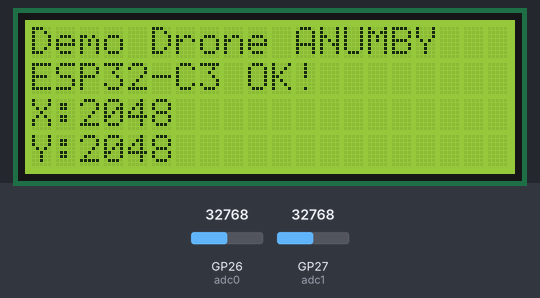
Bench run of a program on a simulated Raspberry Pi Pico running MicroPython. Shown: 20×4 character LCD. Inputs (shaded band) come from the test bench; at power-on: GP26 (adc0) = 32768, GP27 (adc1) = 32768 (analog values on the 0–65535 scale).

Above: at 2.2 s.
2.3 s: GP26 (adc0) set to 45874
At 4.2 s:
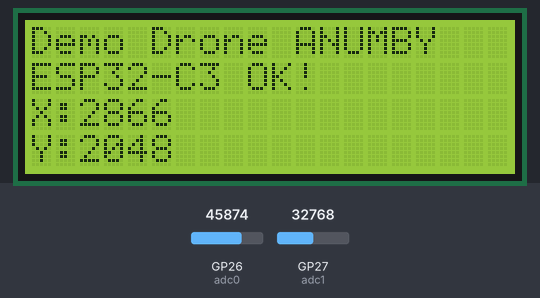
4.5 s: GP27 (adc1) set to 45874
At 6.2 s:
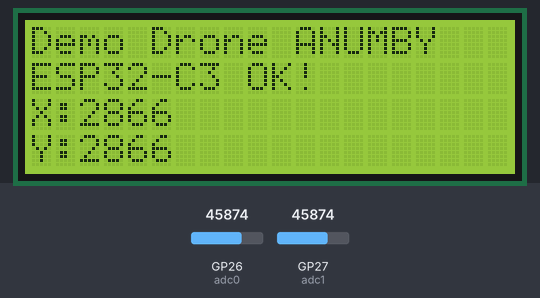
6.5 s: GP26 (adc0) set to 57670
At 8.3 s:
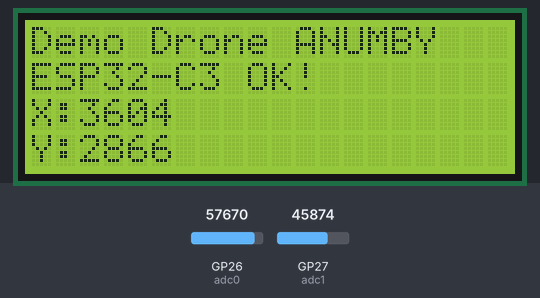
8.6 s: GP27 (adc1) set to 57670
At 10.3 s:
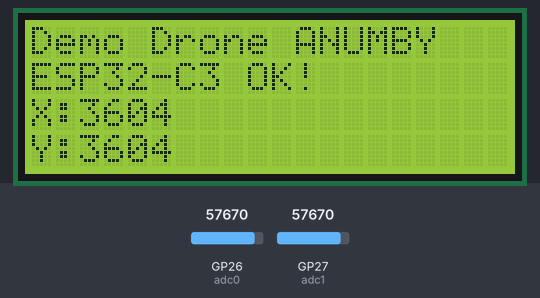
10.6 s: GP26 (adc0) set to 65535
At 12.3 s:
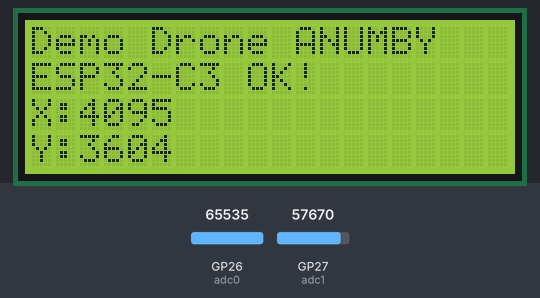
12.6 s: GP27 (adc1) set to 65535
At 14.5 s:
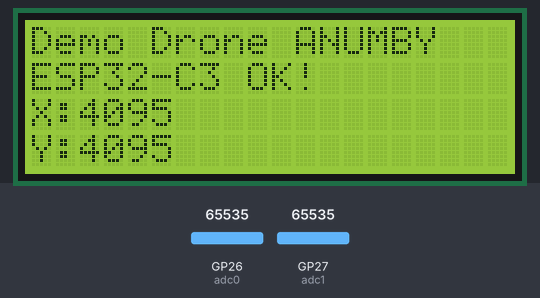
Timing chart, 0 to 15.6 s (numbered marks = the images above; inputs shaded):
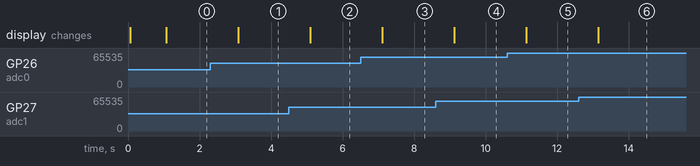

The program:

main.py
```python
import time
from machine import I2C, Pin, ADC
from LCD_Display import LcdApi, I2CLcd

"""LCD Section"""
i2c = I2C(0, sda=Pin(8), scl=Pin(9), freq=400000)
lcd = I2CLcd(i2c, 0x27, 4, 20)

lcd.putstr("Demo Drone ANUMBY")
lcd.move_to(0, 1)
lcd.putstr("ESP32-C3 OK!")


# init ADC
adc0 = ADC(0, atten=ADC.ATTN_11DB)
adc1 = ADC(1, atten=ADC.ATTN_11DB)


lcd.topdata("Demo Drone ANUMBY") #Starts the top data line
time.sleep(1)

while True:
    # Lire ADC
    val0 = adc0.read()
    val1 = adc1.read()
    lcd.move_to(0, 2)
    lcd.putstr("X:" + str(val0))
    lcd.move_to(0, 3)
    lcd.putstr("Y:" + str(val1))
    time.sleep(1)
```

LCD_Display.py
```python
from machine import I2C
from time import sleep_ms


class LcdApi:
    """The following constant names were lifted from the avrlib lcd.h
    header file, however, the definitions were changed from bit numbers to bit masks."""

    # LCD controller command set
    LCD_CLR = 0x01              # DB0: clear display
    LCD_HOME = 0x02             # DB1: return to home position

    LCD_ENTRY_MODE = 0x04       # DB2: set entry mode
    LCD_ENTRY_INC = 0x02        # --DB1: increment
    LCD_ENTRY_SHIFT = 0x01      # --DB0: shift

    LCD_ON_CTRL = 0x08          # DB3: turn lcd/cursor on
    LCD_ON_DISPLAY = 0x04       # --DB2: turn display on
    LCD_ON_CURSOR = 0x02        # --DB1: turn cursor on
    LCD_ON_BLINK = 0x01         # --DB0: blinking cursor

    LCD_MOVE = 0x10             # DB4: move cursor/display
    LCD_MOVE_DISP = 0x08        # --DB3: move display (0-> move cursor)
    LCD_MOVE_RIGHT = 0x04       # --DB2: move right (0-> left)

    LCD_FUNCTION = 0x20         # DB5: function set
    LCD_FUNCTION_8BIT = 0x10    # --DB4: set 8BIT mode (0->4BIT mode)
    LCD_FUNCTION_2LINES = 0x08  # --DB3: two lines (0->one line)
    LCD_FUNCTION_10DOTS = 0x04  # --DB2: 5x10 font (0->5x7 font)
    LCD_FUNCTION_RESET = 0x30   # See "Initializing by Instruction" section

    LCD_CGRAM = 0x40            # DB6: set CG RAM address
    LCD_DDRAM = 0x80            # DB7: set DD RAM address

    LCD_RS_CMD = 0
    LCD_RS_DATA = 1

    LCD_RW_WRITE = 0
    LCD_RW_READ = 1

    def __init__(self, num_lines, num_columns):
        """Sets the LCD to a maximum of 4 lines & 20 columns, may need to change to 2 & 16 depending on your model."""
        self.num_lines = num_lines
        if self.num_lines > 4:
            self.num_lines = 4
        self.num_columns = num_columns
        if self.num_columns > 20:
            self.num_columns = 20

        self.cursor_x = 0
        self.cursor_y = 0
        self.backlight = True
        self.display_off()
        self.backlight_on()
        self.clear()
        self.hal_write_command(self.LCD_ENTRY_MODE | self.LCD_ENTRY_INC)
        self.hide_cursor()
        self.display_on()

    def clear(self):
        """Clears the LCD display and moves the cursor to the top left corner."""
        self.hal_write_command(self.LCD_CLR)
        self.hal_write_command(self.LCD_HOME)
        self.cursor_x = 0
        self.cursor_y = 0

    def show_cursor(self):
        """Causes the cursor to be made visible."""
        self.hal_write_command(self.LCD_ON_CTRL | self.LCD_ON_DISPLAY |
                               self.LCD_ON_CURSOR)

    def hide_cursor(self):
        """Causes the cursor to be hidden."""
        self.hal_write_command(self.LCD_ON_CTRL | self.LCD_ON_DISPLAY)

    def blink_cursor_on(self):
        """Turns on the cursor, and makes it blink."""
        self.hal_write_command(self.LCD_ON_CTRL | self.LCD_ON_DISPLAY |
                               self.LCD_ON_CURSOR | self.LCD_ON_BLINK)

    def blink_cursor_off(self):
        """Turns on the cursor, and makes it no blink (i.e. be solid)."""
        self.hal_write_command(self.LCD_ON_CTRL | self.LCD_ON_DISPLAY |
                               self.LCD_ON_CURSOR)

    def display_on(self):
        """Turns on (i.e. unblanks) the LCD."""
        self.hal_write_command(self.LCD_ON_CTRL | self.LCD_ON_DISPLAY)

    def display_off(self):
        """Turns off (i.e. blanks) the LCD."""
        self.hal_write_command(self.LCD_ON_CTRL)

    def backlight_on(self):
        """Turns the backlight on.
        This isn't really an LCD command, but some modules have backlight
        controls, so this allows the hal to pass through the command."""
        self.backlight = True
        self.hal_backlight_on()

    def backlight_off(self):
        """Turns the backlight off.
        This isn't really an LCD command, but some modules have backlight
        controls, so this allows the hal to pass through the command. """
        self.backlight = False
        self.hal_backlight_off()

    def move_to(self, cursor_x, cursor_y):
        """Moves the cursor position to the indicated position. The cursor
        position is zero based (i.e. cursor_x == 0 indicates first column). """
        self.cursor_x = cursor_x
        self.cursor_y = cursor_y
        addr = cursor_x & 0x3f
        if cursor_y & 1:
            addr += 0x40    # Lines 1 & 3 add 0x40
        if cursor_y & 2:
            addr += 0x14    # Lines 2 & 3 add 0x14
        self.hal_write_command(self.LCD_DDRAM | addr)

    def putchar(self, char):
        """Writes the indicated character to the LCD at the current cursor
        position, and advances the cursor by one position. """
        if char != '\n':
            self.hal_write_data(ord(char))
            self.cursor_x += 1
        if self.cursor_x >= self.num_columns or char == '\n':
            self.cursor_x = 0
            self.cursor_y += 1
            if self.cursor_y >= self.num_lines:
                self.cursor_y = 0
            self.move_to(self.cursor_x, self.cursor_y)

    def putstr(self, string):
        """Write the indicated string to the LCD at the current cursor
        position and advances the cursor position appropriately. """
        for char in string:
            self.putchar(char)

    def custom_char(self, location, charmap):
        """Write a character to one of the 8 CGRAM locations, available as chr(0) through chr(7). """
        location &= 0x7
        self.hal_write_command(self.LCD_CGRAM | (location << 3))
        self.hal_sleep_us(40)
        for i in range(8):
            self.hal_write_data(charmap[i])
            self.hal_sleep_us(40)
        self.move_to(self.cursor_x, self.cursor_y)

    def hal_backlight_on(self):
        """Allows the hal layer to turn the backlight on.
        If desired, a derived HAL class will implement this function. """
        pass

    def hal_backlight_off(self):
        """Allows the hal layer to turn the backlight off.
        If desired, a derived HAL class will implement this function."""
        pass

    def hal_write_command(self, cmd):
        """Write a command to the LCD.
        It is expected that a derived HAL class will implement this function."""
        raise NotImplementedError

    def hal_write_data(self, data):
        """Write data to the LCD.
        It is expected that a derived HAL class will implement this function."""
        raise NotImplementedError

    def hal_sleep_us(self, usecs):
        """Sleep for some time (given in microseconds)."""
        time.sleep_us(usecs)


    """Addition of lcd.topdataline feature by Daniel Rust
    This reserves the top LCD row for static string information which does not get pushed out by the feed.
    Both these functions were designed to allow a simple LCD screen to provide Rpi Pico feedback during
    program testing, development, and field usage."""
    topdataline = True #Tells lcd.feed to reserve the top line for static data

    def topdata(self, new):
        self.topdataline = True #Sets True given that a data line was requested
        # LCD will wrap string longer than columns to upper columns
        # during feed LCD will somnetimes fail to fully overwrite strings of less than columns
        new = new[:self.num_columns] #Limits new to column length
        if len(new) < self.num_columns: #Adds spaces to new for less than columns
            new = new + " " * (self.num_columns-len(new))
        if self.i2c_addr != []:
            self.move_to(0,0)
            self.putstr(new)
        else:
            print("No device found during lcd.topdata")


    """Addition of lcd.feed feature by Daniel Rust
    Much like a terminal display this will take the new line of string and write it to the bottom row
    while pushing the existing strings up one row. Both these functions were designed to allow a simple
    LCD screen to provide Rpi Pico feedback during program testing, development, and field usage."""
    lcddata = ["","","",""] #The database holding the 4 line string feed

    def feed(self, new):
        # LCD will wrap string longer than columns
        # during feed LCD will somnetimes fail to fully overwrite strings of less than columns
        new = new[:self.num_columns] #Limits new to column length
        if len(new) < self.num_columns: #Adds spaces to new for less than columns
            new = new + " " * (self.num_columns-len(new))

        if self.i2c_addr != []:
            self.lcddata.append(new) #Add new line to feed
            self.lcddata.pop(0) #Remove oldest feed line
            y = 0
            if self.topdataline:
                y = 1 #Feed will not overwrite top data line
            for x in range(y, self.num_lines):
                self.move_to(0,x)
                self.putstr(self.lcddata[x])
        else:
            print("No device found during lcd.feed")


"""Copied over the FreeNove I2C_LCD.py Constants & Class to form a more condensed LCD loading file"""

class I2CLcd(LcdApi):

    MASK_RS = 0x01
    MASK_RW = 0x02
    MASK_E = 0x04
    SHIFT_BACKLIGHT = 3
    SHIFT_DATA = 4

    def __init__(self, i2c, i2c_addr, num_lines, num_columns):
        self.i2c = i2c
        self.i2c_addr = i2c_addr
        self.i2c.writeto(self.i2c_addr, bytearray([0]))
        sleep_ms(20)   # Allow LCD time to powerup
        # Send reset 3 times
        self.hal_write_init_nibble(self.LCD_FUNCTION_RESET)
        sleep_ms(5)    # need to delay at least 4.1 msec
        self.hal_write_init_nibble(self.LCD_FUNCTION_RESET)
        sleep_ms(1)
        self.hal_write_init_nibble(self.LCD_FUNCTION_RESET)
        sleep_ms(1)
        # Put LCD into 4 bit mode
        self.hal_write_init_nibble(self.LCD_FUNCTION)
        sleep_ms(1)
        LcdApi.__init__(self, num_lines, num_columns)
        cmd = self.LCD_FUNCTION
        if num_lines > 1:
            cmd |= self.LCD_FUNCTION_2LINES
        self.hal_write_command(cmd)

    def hal_write_init_nibble(self, nibble):
        """Writes an initialization nibble to the LCD.
        This particular function is only used during initialization."""
        byte = ((nibble >> 4) & 0x0f) << self.SHIFT_DATA
        self.i2c.writeto(self.i2c_addr, bytearray([byte | self.MASK_E]))
        self.i2c.writeto(self.i2c_addr, bytearray([byte]))

    def hal_backlight_on(self):
        """Allows the hal layer to turn the backlight on."""
        self.i2c.writeto(self.i2c_addr, bytearray([1 << self.SHIFT_BACKLIGHT]))

    def hal_backlight_off(self):
        """Allows the hal layer to turn the backlight off."""
        self.i2c.writeto(self.i2c_addr, bytearray([0]))

    def hal_write_command(self, cmd):
        """Writes a command to the LCD.
        Data is latched on the falling edge of E."""
        byte = ((self.backlight << self.SHIFT_BACKLIGHT) | (((cmd >> 4) & 0x0f) << self.SHIFT_DATA))
        self.i2c.writeto(self.i2c_addr, bytearray([byte | self.MASK_E]))
        self.i2c.writeto(self.i2c_addr, bytearray([byte]))
        byte = ((self.backlight << self.SHIFT_BACKLIGHT) | ((cmd & 0x0f) << self.SHIFT_DATA))
        self.i2c.writeto(self.i2c_addr, bytearray([byte | self.MASK_E]))
        self.i2c.writeto(self.i2c_addr, bytearray([byte]))
        if cmd <= 3:
            # The home and clear commands require a worst case delay of 4.1 msec
            sleep_ms(5)

    def hal_write_data(self, data):
        """Write data to the LCD."""
        byte = (self.MASK_RS | (self.backlight << self.SHIFT_BACKLIGHT) | (((data >> 4) & 0x0f) << self.SHIFT_DATA))
        self.i2c.writeto(self.i2c_addr, bytearray([byte | self.MASK_E]))
        self.i2c.writeto(self.i2c_addr, bytearray([byte]))
        byte = (self.MASK_RS | (self.backlight << self.SHIFT_BACKLIGHT) | ((data & 0x0f) << self.SHIFT_DATA))
        self.i2c.writeto(self.i2c_addr, bytearray([byte | self.MASK_E]))
        self.i2c.writeto(self.i2c_addr, bytearray([byte]))


   
```

Measured:
- after the input at 2.3 s, the display: changes after 0.79 s (image 1)
- after the input at 4.5 s, the display: changes after 0.60 s (image 2)
- after the input at 6.5 s, the display: changes after 0.61 s (image 3)
- after the input at 8.6 s, the display: changes after 0.52 s (image 4)
- after the input at 10.6 s, the display: changes after 0.54 s (image 5)
- after the input at 12.6 s, the display: changes after 0.55 s (image 6)
